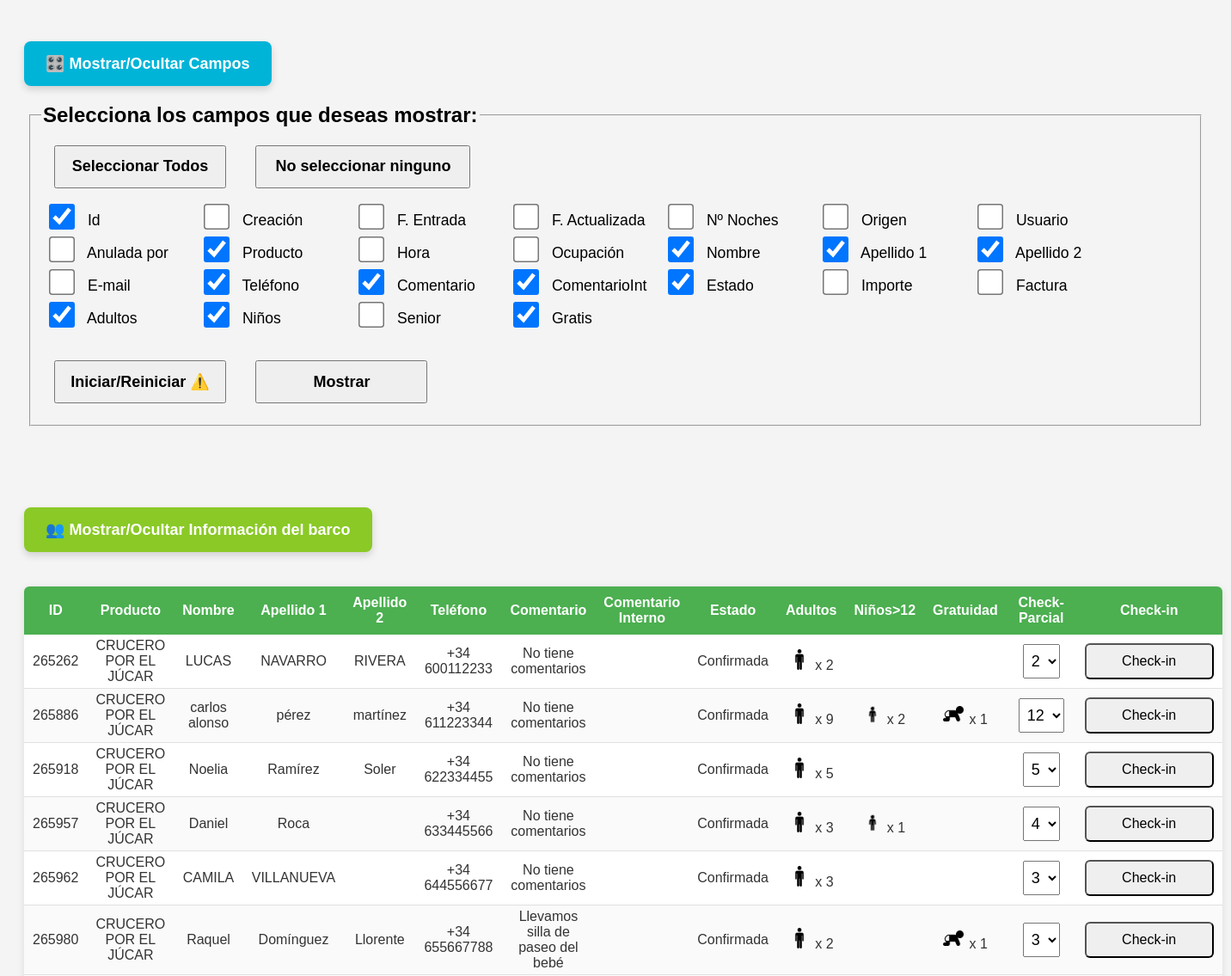
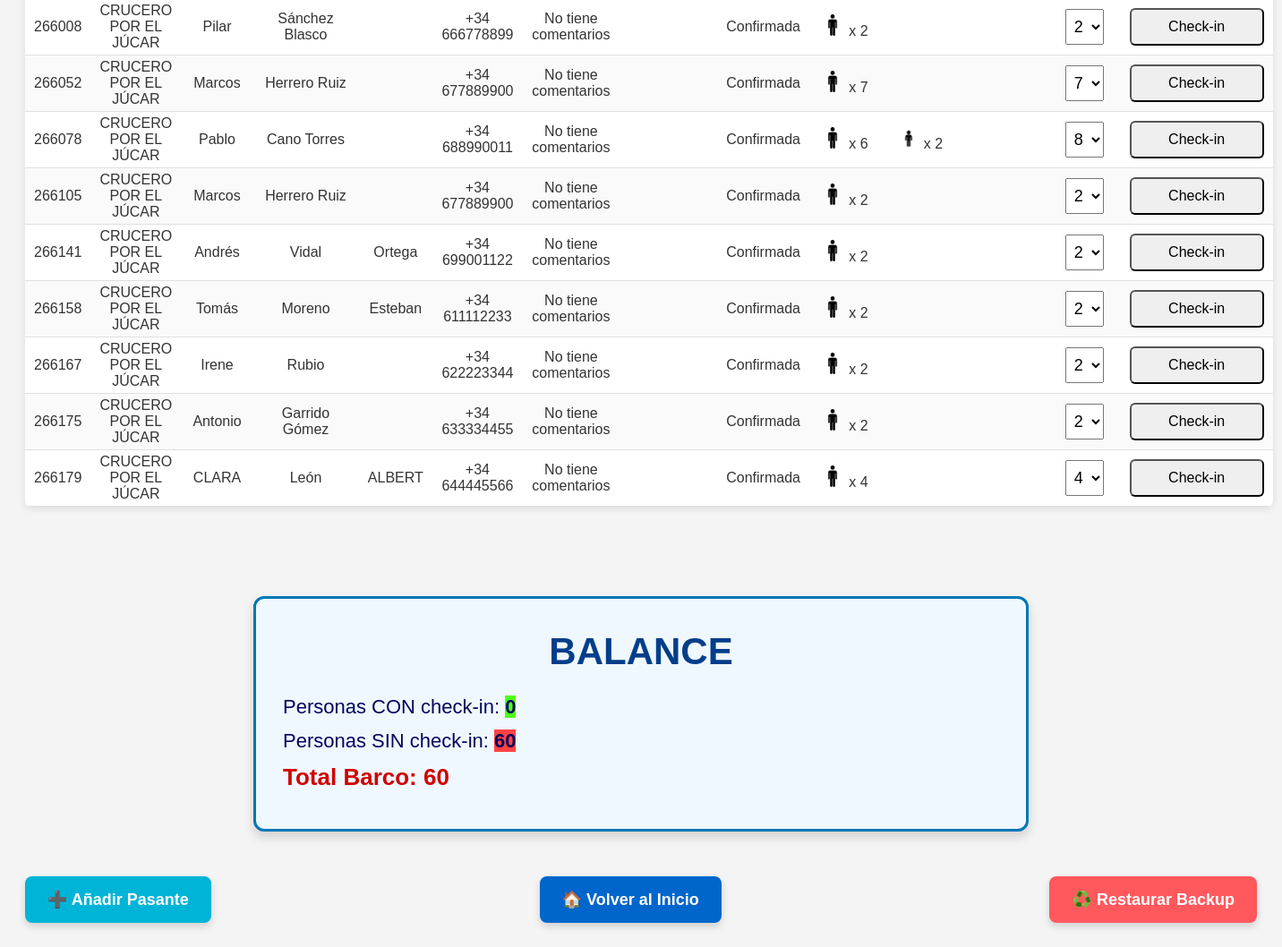
The app's page /embarques/embarques.php?lista=1&accion=restaurar with its own data (2 pictures, top to bottom).
### tables this page shows
CREATE TABLE `pasajeros` (
  `id` int DEFAULT NULL,
  `creacion` datetime DEFAULT NULL,
  `f_entrada` date DEFAULT NULL,
  `fsalida` date DEFAULT NULL,
  `f_actualizada` datetime DEFAULT NULL,
  `n_noches` varchar(10) DEFAULT NULL,
  `origen` varchar(50) DEFAULT NULL,
  `usuario` varchar(100) DEFAULT NULL,
  `anulada_por` varchar(100) DEFAULT NULL,
  `producto` varchar(150) DEFAULT NULL,
  `hora` varchar(20) DEFAULT NULL,
  `ocupacion` varchar(50) DEFAULT NULL,
  `nombre` varchar(100) DEFAULT NULL,
  `apellido_1` varchar(100) DEFAULT NULL,
  `apellido_2` varchar(100) DEFAULT NULL,
  `e_mail` varchar(150) DEFAULT NULL,
  `telefono` varchar(30) DEFAULT NULL,
  `comentario` text,
  `comentario_interno` text,
  `estado` varchar(50) DEFAULT NULL,
  `importe` varchar(500) DEFAULT NULL,
  `factura` varchar(50) DEFAULT NULL,
  `adultos` int DEFAULT NULL,
  `ninos` int DEFAULT NULL,
  `senior` int DEFAULT NULL,
  `gratis` int DEFAULT NULL,
  `checked` int NOT NULL DEFAULT '0',
  `subidos` int NOT NULL
);

### embarques/clases/Conexion.php (called while the page is built, shortened)
<?php
class Conexion
{
    private $conn;
    private $configFile = "conf.json";
    public function connect()
    {
        $configData = file_get_contents($this->configFile);
        $config = json_decode($configData, true);
        $this->host = $config['host'];
        $this->userName = $config['userName'];
        $this->password = $config['password'];
        $this->db = $config['db'];
        $dsn = "mysql:host={$this->host};dbname={$this->db};charset=utf8mb4";
        try {
            $this->conn = new PDO($dsn, $this->userName, $this->password);
            $this->conn->setAttribute(PDO::ATTR_ERRMODE, PDO::ERRMODE_EXCEPTION);
        } catch (PDOException $e) {
            die("Connection failed: " . $e->getMessage());
        }
    }
    public function getConn()
    {
        return $this->conn;
    }
}

### embarques/clases/Model.php (the view, shortened to what this page needs)
<?php
class Model extends Conexion
{
        public function getAllPasajeros()
        {
            $query = 'SELECT * FROM pasajeros order by producto desc, estado asc';
            $stmt = $this->getConn()->query($query);
            return $stmt->fetchAll(PDO::FETCH_ASSOC);
        }
        public function showAllPasajeros()
        {
            $result = $this->getAllPasajeros();
            $camposDisponibles = [
                'id' => 'ID',
                'creacion' => 'Creación',
                'f_entrada' => 'F. Entrada',
                'f_actualizada' => 'F. Actualizada',
                'n_noches' => 'Nº Noches',
                'origen' => 'Origen',
                'usuario' => 'Usuario',
                'anulada_por' => 'Anulada por',
                'producto' => 'Producto',
                'hora' => 'Hora',
                'ocupacion' => 'Ocupación',
                'nombre' => 'Nombre',
                'apellido_1' => 'Apellido 1',
                'apellido_2' => 'Apellido 2',
                'e_mail' => 'E-mail',
                'telefono' => 'Teléfono',
                'comentario' => 'Comentario',
                'comentario_interno' => 'Comentario Interno',
                'estado' => 'Estado',
                'importe' => 'Importe',
                'factura' => 'Factura',
                'adultos' => 'Adultos',
                'ninos' => ' Niños>12',
                'gratis' => 'Gratuidad'
            ];
            if (isset($_POST['accion']) && $_POST['accion'] == 'reiniciar') {
                $camposMostrar = [
                    'id', 'producto', 'nombre', 'apellido_1',
                    'apellido_2', 'telefono', 'comentario', 'comentario_interno', 'estado',
                    'adultos', 'ninos', 'gratis'
                ];
            }else{
            $camposMostrar = $_SESSION['campos'] ?? [
                'id', 'producto', 'nombre', 'apellido_1',
                'apellido_2', 'telefono', 'comentario', 'comentario_interno', 'estado',
                'adultos', 'ninos', 'gratis'
            ];}
            echo '<table class="greenTable">';
            echo '<thead><tr>';
                foreach ($camposMostrar as $campo) {
                    if (isset($camposDisponibles[$campo])) {
                        echo '<th>' . htmlspecialchars($camposDisponibles[$campo]) . '</th>';
                    }
                }
                echo '<th> Check-Parcial </th>';
                echo '<th> Check-in </th>';
                echo '</tr></thead>';
                echo '<tbody>';
                foreach ($result as $row) {
                    if ($row['checked'] == 0){
                        echo '<tr>';}
                    elseif($row['checked'] == 1){
                        echo '<tr style="background-color:rgb(46, 185, 0);">';
                    }elseif($row['checked'] == 2){
                        echo '<tr style="background-color:rgb(229, 255, 0);">';}
                        foreach ($camposMostrar as $campo) {
                            if (in_array($campo, ['adultos', 'ninos'])) {
                                $cantidad = (int)($row[$campo] ?? 0);
                                if ($cantidad == 0) {
                                echo "<td></td>";
                                }else{
                                $imgSrc = "../IMG/{$campo}.png";
                                $htmlImg = '';
                                $htmlImg .= "<img src='$imgSrc' alt='$campo' style='height: 24px; margin-right: 2px;'>";
                                echo "<td>$htmlImg x $cantidad</td>";
                            }} elseif (in_array($campo, ['gratis'])) {
                                $cantidad = (int)($row[$campo] ?? 0);
                                if ($cantidad == 0) {
                                    echo "<td></td>";
                                    }else{
                                $imgSrc = "../IMG/grat.png";
                                $htmlImg = '';
                                $htmlImg .= "<img src='$imgSrc' alt='$campo' style='height: 24px; margin-right: 2px;'>";
                                echo "<td>$htmlImg x $cantidad</td>";
                            }} elseif (in_array($campo, ['senior'])) {} else {
                                echo '<td>' . htmlspecialchars($row[$campo] ?? '') . '</td>';
                            }
                        }
                            echo '<td style="text-align: center;">';
                            echo '<form method="POST" action="#tabla">';
                            echo '<select name="cantidad" id="personasSelect">';
                            $personas = $row['adultos'] + $row['ninos'] + $row['gratis'];
                            if($row['checked'] == 0 || $row['checked'] == 1){
                                for ($i = 0; $i <= $personas - 1; $i++) {
                                    echo "<option value=\"$i\">$i</option>";
                                }
                                echo "<option selected value=\"$i\">$i</option>";
                                echo '</select>';}
                            echo '<td style="text-align: center;">';
                            echo '<input type="submit" class="bononcheck" name="checkin" value="Check-in">';
                            echo '</form>';
                            echo '</tr>';
                    }
                    echo '</tbody>';
                    echo '</table>';
        }
        public function contarPersonas()
        {
            $query = 'SELECT SUM(adultos) AS total_adultos, SUM(ninos) AS total_ninos, SUM(gratis) AS total_gratis FROM pasajeros';
            $stmt = $this->getConn()->query($query);
            return $stmt->fetch(PDO::FETCH_ASSOC);
        }
        public function contarPersonasCheckeadas()
        {
            $query = 'SELECT SUM(adultos) AS total_adultos, SUM(ninos) AS total_ninos, SUM(gratis) AS total_gratis FROM pasajeros WHERE checked = 1';
            $stmt = $this->getConn()->query($query);
            return $stmt->fetch(PDO::FETCH_ASSOC);
        }
        public function showContarPersonas()
        {
            $resultDatos = $this->getAllPasajeros();
        }
        public function showBalance()
        {
            $result = $this->contarPersonas();
            $resultCheckeados = $this->contarPersonasCheckeadas();
            $total = $result['total_adultos'] + $result['total_ninos'] + $result['total_gratis'];
            $totalCheckeados = $resultCheckeados['total_adultos'] + $resultCheckeados['total_ninos'] + $resultCheckeados['total_gratis'];
            $sinCheck = $total - $totalCheckeados;
            $totalSubidosaMedias = 0;
            $totalCheckeados = $totalCheckeados + $totalSubidosaMedias;
            echo '<div class="contarPersonas">';
            echo '<h2>BALANCE</h2>';
            echo '<p>Personas CON check-in: <span style="background-color: #50ff18; font-weight: bold;">' . $totalCheckeados . '</span></p>';
            echo '<p>Personas SIN check-in: <span style="background-color:rgb(255, 67, 67); font-weight: bold;">' . $sinCheck . '</span></p>';
            echo '<p><b>Total Barco: ' . $total . '</b></p>';
            echo '</div>';
        }
}

### embarques/embarques.php (shortened to what this page needs)
<html>
<head>
    <link rel="stylesheet" type="text/css" href="../styles.css">
</head>
<body>
<button onclick="toggleCampos()" type="button" class="boton-anadir-pasante">🎛️ Mostrar/Ocultar Campos</button>
<div id="camposContainer" style="margin-top: 20px;">
    <form method="POST" style="margin-bottom: 20px;">
        <fieldset>
            <legend style="font-weight: bold; font-size:x-large">Selecciona los campos que deseas mostrar:</legend>
            <button type="button" onclick="seleccionarTodos()" class=botonform><b>Seleccionar Todos</b></button>
            <button type="button" onclick="deseleccionarTodos()" class="botonform" style="width:250px;"><b>No seleccionar ninguno</b></button>
            <div class="checkbox-group">
                <?php
                $campos = [
                    'Id' => 'id',
                    'Creación' => 'creacion',
                    'F. Entrada' => 'f_entrada',
                    'F. Actualizada' => 'f_actualizada',
                    'Nº Noches' => 'n_noches',
                    'Origen' => 'origen',
                    'Usuario' => 'usuario',
                    'Anulada por' => 'anulada_por',
                    'Producto' => 'producto',
                    'Hora' => 'hora',
                    'Ocupación' => 'ocupacion',
                    'Nombre' => 'nombre',
                    'Apellido 1' => 'apellido_1',
                    'Apellido 2' => 'apellido_2',
                    'E-mail' => 'e_mail',
                    'Teléfono' => 'telefono',
                    'Comentario' => 'comentario',
                    'ComentarioInt' => 'comentario_interno',
                    'Estado' => 'estado',
                    'Importe' => 'importe',
                    'Factura' => 'factura',
                    'Adultos' => 'adultos',
                    'Niños' => 'ninos',
                    'Senior' => 'senior',
                    'Gratis' => 'gratis'
                ];
                $porDefecto = [
                    'id', 'producto', 'nombre', 'apellido_1',
                    'apellido_2', 'telefono', 'comentario', 'comentario_interno',
                    'estado', 'adultos', 'ninos', 'gratis'
                ];
                if (!isset($_POST['accion'])) {
                    if (isset($_SESSION['campos'])) {
                        $camposSeleccionados = $_SESSION['campos'];
                    } else {
                        $camposSeleccionados = $porDefecto;
                    }
                }
                foreach ($campos as $etiqueta => $campoBD) {
                    $checked = in_array($campoBD, $camposSeleccionados) ? 'checked' : '';
                    echo "<label style='display: inline-block; min-width: 160px; font-size: 1.1em; margin: 5px, 5px;'>
                            <input type='checkbox' name='campos[]' value='$campoBD' $checked> $etiqueta
                        </label>";
                }
                ?>
            </div>
            <br>
            <button type="submit" name="accion" value="reiniciar" class="botonform"><b>Iniciar/Reiniciar ⚠️</b></button>
            <button type="submit" name="accion" value="nuevosCampos" class="botonform"><b>Mostrar</b></button>
        </fieldset>
    </form>
</div>
<div class="container-fluid">
    <?php
    $Manager = new Model();
    echo "<br><br><br>";
    if ($_SERVER['REQUEST_METHOD'] === 'GET' && isset($_GET['accion']) && $_GET['accion'] === 'restaurar') {
        try {
            $Manager->restoreBackup();
            echo '<button onclick="toggleContarPersonas()" type="button" class="boton-anadir-pasante" style="background-color:#8ac926;">👥 Mostrar/Ocultar Información del barco</button>';
            $Manager->showContarPersonas();
            $Manager->showAllPasajeros();
            $Manager->showBalance();
        } catch (Exception $e) {
            echo "<script>alert('Error al restaurar el backup: " . $e->getMessage() . "');</script>";
        }
    }
    $lista = isset($_GET['lista']) ? intval($_GET['lista']) : 1;
    ?>
    <div style="display: flex; justify-content: space-between; align-items: center; margin-bottom: 20px;">
        <a href="nuevo_pasante.php">
            <button class="boton-anadir-pasante">➕ Añadir Pasante</button>
        </a>
        <a href="../index.php">
            <button class="boton-anadir-pasante" style="background-color: #0066cc ;">🏠 Volver al Inicio</button>
        </a>
        <a href="?lista=<?= $lista ?>&accion=restaurar" onclick="return confirm('¿Estás seguro de que quieres restaurar el backup de esta lista?')">
            <button class="boton-anadir-pasante" style="background-color: #ff595e;">♻️ Restaurar Backup</button>
        </a>
    </div>
</div>
</body>
</html>

### styles.css (style rules this page uses)
.boton-anadir-pasante { background-color: #00b4d8; border: none; color: white; padding: 15px 25px; font-size: 18px; border-radius: 8px; cursor: pointer; box-shadow: 0px 4px 8px rgba(0,0,0,0.15); transition: all 0.3s ease; font-weight: bold; margin-top: 20px; }
#personasSelect { font-size: 18px; height: 40px; padding: 5px; }
#personasSelect option { font-size: 18px; padding: 10px; }
.bononcheck { width: 150px; padding: 10px; font-size: 16px; border-radius: 6px; cursor: pointer; }
.contarPersonas { font-size: 30px; background-color: #f0f8ff; border: 3px solid #0077b6; border-radius: 12px; padding: 30px; padding-top: 0px; max-width: 800px; margin: 30px auto; font-family: Arial, sans-serif; box-shadow: 0 6px 12px rgba(0, 0, 0, 0.15); }
.contarPersonas h2 { color: #023e8a; text-align: center; font-size: 42px; margin-bottom: 25px; }
.contarPersonas p { font-size: 22px; margin: 12px 0; color: #03045e; }
.contarPersonas p b { font-size: 26px; color: #d00000; }
.checkbox-group input[type="checkbox"] { width: 20px; height: 20px; transform: scale(1.5); margin-right: 15px; cursor: pointer; }
.checkbox-group label { display: inline-flex; align-items: center; margin: 5px 10px; font-size: 16px; }
body { font-family: Arial, sans-serif; background: #f4f4f4; padding: 20px; }
table.greenTable { border-collapse: collapse; width: 100%; background-color: #ffffff; box-shadow: 0 2px 8px rgba(0,0,0,0.1); border-radius: 6px; overflow: hidden; margin-top: 40px; margin-bottom: 100px; }
table.greenTable th { padding: 10px 10px; }
table.greenTable td { padding: 4px 10px; border-bottom: 1px solid #e0e0e0; text-align: center; }
table.greenTable thead { background-color: #4CAF50; color: white; }
table.greenTable tbody tr:nth-child(even) { background-color: #fafafa; }
table.greenTable td { color: #333; }
.botonform { margin: 15px; width: 200px; height: 50px; font-size: large; }
form { margin: 4px; }
select { cursor: pointer; }

### records on screen
pasajeros: id "265262", producto "CRUCERO POR EL JÚCAR", nombre "LUCAS", apellido_1 "NAVARRO", apellido_2 "RIVERA", telefono "+34 600112233", comentario "No tiene comentarios", estado "Confirmada", adultos "2", ninos 0 (drawn), gratis 0 (drawn), cantidad "2"
pasajeros: id "265886", producto "CRUCERO POR EL JÚCAR", nombre "carlos alonso", apellido_1 "pérez", apellido_2 "martínez", telefono "+34 611223344", comentario "No tiene comentarios", estado "Confirmada", adultos "9", ninos "2", gratis "1", cantidad "12"
pasajeros: id "265918", producto "CRUCERO POR EL JÚCAR", nombre "Noelia", apellido_1 "Ramírez", apellido_2 "Soler", telefono "+34 622334455", comentario "No tiene comentarios", estado "Confirmada", adultos "5", ninos 0 (drawn), gratis 0 (drawn), cantidad "5"
pasajeros: id "265957", producto "CRUCERO POR EL JÚCAR", nombre "Daniel", apellido_1 "Roca", telefono "+34 633445566", comentario "No tiene comentarios", estado "Confirmada", adultos "3", ninos "1", gratis 0 (drawn), cantidad "4"
pasajeros: id "265962", producto "CRUCERO POR EL JÚCAR", nombre "CAMILA", apellido_1 "VILLANUEVA", telefono "+34 644556677", comentario "No tiene comentarios", estado "Confirmada", adultos "3", ninos 0 (drawn), gratis 0 (drawn), cantidad "3"
pasajeros: id "265980", producto "CRUCERO POR EL JÚCAR", nombre "Raquel", apellido_1 "Domínguez", apellido_2 "Llorente", telefono "+34 655667788", comentario "Llevamos silla de paseo del bebé", estado "Confirmada", adultos "2", ninos 0 (drawn), gratis "1", cantidad "3"
pasajeros: id "266008", producto "CRUCERO POR EL JÚCAR", nombre "Pilar", apellido_1 "Sánchez Blasco", telefono "+34 666778899", comentario "No tiene comentarios", estado "Confirmada", adultos "2", ninos 0 (drawn), gratis 0 (drawn), cantidad "2"
pasajeros: id "266052", producto "CRUCERO POR EL JÚCAR", nombre "Marcos", apellido_1 "Herrero Ruiz", telefono "+34 677889900", comentario "No tiene comentarios", estado "Confirmada", adultos "7", ninos 0 (drawn), gratis 0 (drawn), cantidad "7"
pasajeros: id "266078", producto "CRUCERO POR EL JÚCAR", nombre "Pablo", apellido_1 "Cano Torres", telefono "+34 688990011", comentario "No tiene comentarios", estado "Confirmada", adultos "6", ninos "2", gratis 0 (drawn), cantidad "8"
pasajeros: id "266105", producto "CRUCERO POR EL JÚCAR", nombre "Marcos", apellido_1 "Herrero Ruiz", telefono "+34 677889900", comentario "No tiene comentarios", estado "Confirmada", adultos "2", ninos 0 (drawn), gratis 0 (drawn), cantidad "2"
pasajeros: id "266141", producto "CRUCERO POR EL JÚCAR", nombre "Andrés", apellido_1 "Vidal", apellido_2 "Ortega", telefono "+34 699001122", comentario "No tiene comentarios", estado "Confirmada", adultos "2", ninos 0 (drawn), gratis 0 (drawn), cantidad "2"
pasajeros: id "266158", producto "CRUCERO POR EL JÚCAR", nombre "Tomás", apellido_1 "Moreno", apellido_2 "Esteban", telefono "+34 611112233", comentario "No tiene comentarios", estado "Confirmada", adultos "2", ninos 0 (drawn), gratis 0 (drawn), cantidad "2"
pasajeros: id "266167", producto "CRUCERO POR EL JÚCAR", nombre "Irene", apellido_1 "Rubio", telefono "+34 622223344", comentario "No tiene comentarios", estado "Confirmada", adultos "2", ninos 0 (drawn), gratis 0 (drawn), cantidad "2"
pasajeros: id "266175", producto "CRUCERO POR EL JÚCAR", nombre "Antonio", apellido_1 "Garrido Gómez", telefono "+34 633334455", comentario "No tiene comentarios", estado "Confirmada", adultos "2", ninos 0 (drawn), gratis 0 (drawn), cantidad "2"
pasajeros: id "266179", producto "CRUCERO POR EL JÚCAR", nombre "CLARA", apellido_1 "León", apellido_2 "ALBERT", telefono "+34 644445566", comentario "No tiene comentarios", estado "Confirmada", adultos "4", ninos 0 (drawn), gratis 0 (drawn), cantidad "4"

### other values on screen
$etiqueta "Id"
$etiqueta "Creación"
$etiqueta "F. Entrada"
$etiqueta "F. Actualizada"
$etiqueta "Nº Noches"
$etiqueta "Origen"
$etiqueta "Usuario"
$etiqueta "Anulada por"
$etiqueta "Producto"
$etiqueta "Hora"
$etiqueta "Ocupación"
$etiqueta "Nombre"
$etiqueta "Apellido 1"
$etiqueta "Apellido 2"
$etiqueta "E-mail"
